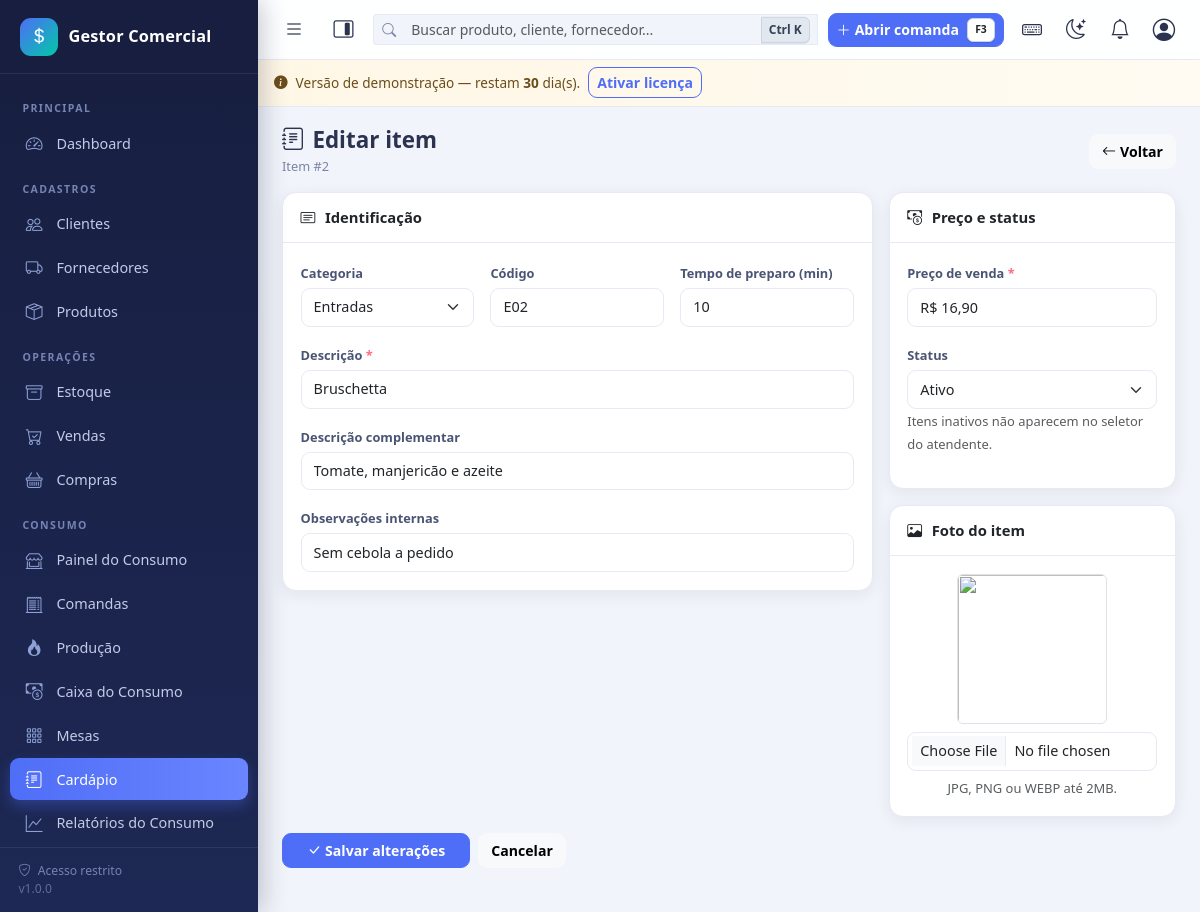
Screenshot of /consumo/cardapio/form.php?id=2 (signed in) with the database file from the repository.
### tables this page shows
CREATE TABLE IF NOT EXISTS `cardapio_itens` (
  `id` int(11) NOT NULL AUTO_INCREMENT,
  `categoria_id` int(11) DEFAULT NULL,
  `codigo` varchar(20) DEFAULT NULL,
  `descricao` varchar(150) NOT NULL,
  `descricao_complementar` varchar(255) DEFAULT NULL,
  `preco` decimal(15,2) NOT NULL DEFAULT 0.00,
  `tempo_preparo` smallint(5) unsigned DEFAULT NULL,
  `observacoes` varchar(255) DEFAULT NULL,
  `foto` varchar(255) DEFAULT NULL,
  `ativo` tinyint(1) NOT NULL DEFAULT 1,
  `criado_em` datetime NOT NULL DEFAULT current_timestamp(),
  `atualizado_em` datetime DEFAULT NULL,
  PRIMARY KEY (`id`),
  UNIQUE KEY `uk_ci_codigo` (`codigo`),
  KEY `ix_ci_categoria` (`categoria_id`),
  KEY `ix_ci_descricao` (`descricao`),
  KEY `ix_ci_ativo` (`ativo`),
  CONSTRAINT `fk_ci_cat` FOREIGN KEY (`categoria_id`)
    REFERENCES `cardapio_categorias` (`id`) ON DELETE SET NULL
);

CREATE TABLE IF NOT EXISTS `cardapio_categorias` (
  `id` int(11) NOT NULL AUTO_INCREMENT,
  `nome` varchar(60) NOT NULL,
  `cor` varchar(7) NOT NULL DEFAULT '#4f6ef7',
  `ordem` smallint(5) NOT NULL DEFAULT 0,
  `ativo` tinyint(1) NOT NULL DEFAULT 1,
  `criado_em` datetime NOT NULL DEFAULT current_timestamp(),
  PRIMARY KEY (`id`),
  UNIQUE KEY `uk_cc_nome` (`nome`),
  KEY `ix_cc_ativo` (`ativo`, `ordem`)
);

### config/database.php (called while the page is built, shortened)
<?php
function db(): PDO
{
    static $pdo = null;
    if ($pdo === null) {
        $dsn = 'mysql:host=' . DB_HOST . ';dbname=' . DB_NAME . ';charset=' . DB_CHARSET;
        try {
            $pdo = new PDO($dsn, DB_USER, DB_PASS, [
                PDO::ATTR_ERRMODE            => PDO::ERRMODE_EXCEPTION,
                PDO::ATTR_DEFAULT_FETCH_MODE => PDO::FETCH_ASSOC,
                PDO::ATTR_EMULATE_PREPARES   => false,
            ]);
        } catch (PDOException $e) {
            error_log('[BANCO] Falha de conexão: ' . $e->getMessage());
            http_response_code(500);
            if (defined('DEV_MODE') && DEV_MODE) {
                exit('Falha na conexão com o banco de dados. Verifique se o MySQL/MariaDB está ativo e se os dados em config/config.php estão corretos.');
            }
            exit('Serviço temporariamente indisponível.');
        }
    }
    return $pdo;
}

### includes/consumo.php (called while the page is built, shortened)
<?php
function cardapio_categorias(bool $somenteAtivas = true): array
{
    $sql = 'SELECT * FROM cardapio_categorias';
    $sql .= ' ORDER BY ordem, nome';
    return db()->query($sql)->fetchAll();
}
function cardapio_item(int $id): ?array
{
    $stmt = db()->prepare('SELECT * FROM cardapio_itens WHERE id = ? LIMIT 1');
    $stmt->execute([$id]);
    return $stmt->fetch() ?: null;
}

### includes/functions.php (called while the page is built, shortened)
<?php
function e($valor): string
{
    return htmlspecialchars((string)$valor, ENT_QUOTES, 'UTF-8');
}
function url(string $caminho = ''): string
{
    return BASE_URL . '/' . ltrim($caminho, '/');
}
function formatar_moeda($valor): string
{
    $casas = (int)obter_config('casas_decimais', '2');
    return obter_config('moeda_simbolo', 'R$') . ' ' . number_format((float)$valor, $casas, ',', '.');
}
function _config_cache($resetar = false)
{
    static $configs = null;
    if ($resetar) {
        $configs = null;
        return;
    }
    if ($configs === null) {
        $configs = [];
        try {
            foreach (db()->query('SELECT chave, valor FROM configs') as $linha) {
                $configs[$linha['chave']] = $linha['valor'];
            }
        } catch (Throwable $e) {
            erro_banco($e, 'obter_config');
        }
    }
    return $configs;
}
function obter_config(string $chave, $padrao = null)
{
    $configs = _config_cache();
    return array_key_exists($chave, $configs) && $configs[$chave] !== null && $configs[$chave] !== ''
        ? $configs[$chave]
        : $padrao;
}

### config/licenca.php (called while the page is built, shortened)
<?php
function licenca_bootstrap(): void
{
    $em = (string)obter_config('licenca_instalado_em', '');
}
function licenca_dias_restantes(): int
{
    $em = (string)obter_config('licenca_instalado_em', '');
    if ($em === '') {
        return LICENCA_DIAS_TRIAL;
    }
    $dt = DateTime::createFromFormat('Y-m-d H:i:s', $em);
    $dias = (int)$dt->diff(new DateTime('now'))->format('%r%a');
    return LICENCA_DIAS_TRIAL - $dias;
}
function licenca_status(): string
{
    $chave = (string)obter_config('licenca_chave', '');
    return licenca_dias_restantes() >= 0 ? 'trial' : 'expirada';
}
function licenca_ativa(): bool
{
    return licenca_status() === 'ativa';
}
function licenca_gate(): void
{
    if (licenca_ativa()) {
        return;
    }
}

### config/config.php (called while the page is built, shortened)
<?php
require_once BASE_PATH . '/config/database.php';
require_once BASE_PATH . '/includes/functions.php';
require_once BASE_PATH . '/includes/consumo.php';
require_once BASE_PATH . '/config/licenca.php';
try {
    licenca_bootstrap();
    licenca_gate();
} catch (Throwable $e) {
    erro_banco($e, 'licenca');
}

### consumo/cardapio/form.php (the view, shortened to what this page needs)
<?php
require_once __DIR__ . '/../../config/config.php';
$id = (int)($_GET['id'] ?? 0);
$edicao = $id > 0;
$item = [
    'id' => 0, 'categoria_id' => '', 'codigo' => '', 'descricao' => '',
    'descricao_complementar' => '', 'preco' => '0,00', 'tempo_preparo' => '',
    'observacoes' => '', 'foto' => '', 'ativo' => 1,
];
if ($edicao) {
    $item = cardapio_item($id);
    $item['preco'] = formatar_moeda($item['preco']);
}
$categorias = cardapio_categorias(false);
include INC . 'header.php';
?>
<div class="page-header">
    <div>
        <h1><i class="bi bi-journal-text me-2"></i><?= $edicao ? 'Editar item' : 'Novo item' ?></h1>
        <span class="subtitulo">
            <?= $edicao ? 'Item #' . (int)$item['id'] : 'Cadastro de item do cardápio' ?>
        </span>
    </div>
    <a href="<?= url('consumo/cardapio/index.php') ?>" class="btn btn-light">
        <i class="bi bi-arrow-left me-1"></i>Voltar
    </a>
</div>
<form method="post" action="<?= url('consumo/cardapio/salvar.php') ?>" class="js-converte" id="formItem" enctype="multipart/form-data">
    <div class="row g-3">
        <div class="col-12 col-lg-8">
            <div class="card mb-3">
                <div class="card-header-custom"><i class="bi bi-card-text"></i>Identificação</div>
                <div class="card-body-custom">
                    <div class="row g-3">
                        <div class="col-12 col-md-4">
                            <label class="form-label" for="categoria_id">Categoria</label>
                            <select class="form-select" id="categoria_id" name="categoria_id">
                                <?php foreach ($categorias as $c): ?>
                                <option value="<?= (int)$c['id'] ?>"
                                        <?= (string)$item['categoria_id'] === (string)$c['id'] ? 'selected' : '' ?>>
                                    <?= e($c['nome']) ?>
                                </option>
                                <?php endforeach; ?>
                            </select>
                        </div>
                        <div class="col-12 col-md-4">
                            <label class="form-label" for="codigo">Código</label>
                            <input type="text" class="form-control" id="codigo" name="codigo"
                                   value="<?= e($item['codigo']) ?>" maxlength="20" placeholder="Ex.: C003">
                        </div>
                        <div class="col-12 col-md-4">
                            <label class="form-label" for="tempo_preparo">Tempo de preparo (min)</label>
                            <input type="text" class="form-control" id="tempo_preparo" name="tempo_preparo"
                                   data-mask="int" value="<?= e((string)($item['tempo_preparo'] ?? '')) ?>"
                                   maxlength="4" placeholder="Ex.: 15">
                        </div>
                        <div class="col-12">
                            <label class="form-label obrigatorio" for="descricao">Descrição</label>
                            <input type="text" class="form-control" id="descricao" name="descricao"
                                   value="<?= e($item['descricao']) ?>" required maxlength="150" autofocus>
                        </div>
                        <div class="col-12">
                            <label class="form-label" for="descricao_complementar">Descrição complementar</label>
                            <input type="text" class="form-control" id="descricao_complementar"
                                   name="descricao_complementar"
                                   value="<?= e((string)($item['descricao_complementar'] ?? '')) ?>"
                                   maxlength="255" placeholder="Ex.: porção para duas pessoas">
                        </div>
                        <div class="col-12">
                            <label class="form-label" for="observacoes">Observações internas</label>
                            <input type="text" class="form-control" id="observacoes" name="observacoes"
                                   value="<?= e((string)($item['observacoes'] ?? '')) ?>" maxlength="255"
                                   placeholder="Ex.: ingredientes, modo de preparo, alternativa">
                        </div>
                    </div>
                </div>
            </div>
        </div>
        <div class="col-12 col-lg-4">
            <div class="card mb-3">
                <div class="card-header-custom"><i class="bi bi-cash-coin"></i>Preço e status</div>
                <div class="card-body-custom">
                    <div class="mb-3">
                        <label class="form-label obrigatorio" for="preco">Preço de venda</label>
                        <input type="text" class="form-control form-control-lg" id="preco" name="preco"
                               data-moeda value="<?= e($item['preco']) ?>" required>
                    </div>
                    <div class="mb-3">
                        <label class="form-label" for="ativo">Status</label>
                        <select class="form-select" id="ativo" name="ativo">
                            <option value="1" <?= (int)$item['ativo'] === 1 ? 'selected' : '' ?>>Ativo</option>
                        </select>
                        <small class="text-muted">Itens inativos não aparecem no seletor do atendente.</small>
                    </div>
                </div>
            </div>
            <div class="card mb-3">
                <div class="card-header-custom"><i class="bi bi-image"></i>Foto do item</div>
                <div class="card-body-custom text-center">
                    <?php if ($edicao && $item['foto'] && file_exists(BASE_PATH . '/' . $item['foto'])): ?>
                    <img src="<?= url($item['foto']) ?>" id="previewFoto" class="rounded mb-2 object-fit-cover"
                         style="width:150px;height:150px" alt="Foto atual">
                    <?php else: ?>
                    <img id="previewFoto"
                         class="rounded mb-2 border" style="width:150px;height:150px;object-fit:cover" alt="">
                    <?php endif; ?>
                    <input type="file" class="form-control form-control-sm" id="foto" name="foto"
                           accept="image/jpeg,image/png,image/webp">
                    <small class="text-muted d-block mt-2">JPG, PNG ou WEBP até 2MB.</small>
                </div>
            </div>
        </div>
    </div>
    <div class="d-flex gap-2 mb-4">
        <button type="submit" class="btn btn-primary px-4">
            <i class="bi bi-check-lg me-1"></i><?= $edicao ? 'Salvar alterações' : 'Cadastrar item' ?>
        </button>
        <a href="<?= url('consumo/cardapio/index.php') ?>" class="btn btn-light">Cancelar</a>
    </div>
</form>
<?php include INC . 'footer.php'; ?>

### assets/css/app.css (style rules this page uses)
:root { --sidebar-w: 258px; --sidebar-bg: linear-gradient(180deg, #171e3f 0%, #1d2854 100%); --accent: #4f6ef7; --accent-2: #00c9a7; --danger-soft: #ff6b81; --bg: #f1f4fa; --card-bg: #ffffff; --card-radius: 14px; --shadow: 0 4px 16px rgba(23, 30, 63, .07); --shadow-lg: 0 10px 30px rgba(23, 30, 63, .12); --text: #2b3350; --muted: #7a84a3; --border: #e6eaf4; --topbar-bg: rgba(255, 255, 255, .92); }
* { box-sizing: border-box; }
html, body { height: 100%; }
body { font-family: "Segoe UI", system-ui, -apple-system, Roboto, Arial, sans-serif; background: var(--bg); color: var(--text); font-size: .925rem; overflow-x: hidden; }
a { text-decoration: none; }
.page-header { display: flex; flex-wrap: wrap; align-items: center; justify-content: space-between; gap: .6rem; margin-bottom: 1rem; }
.page-header h1 { font-size: 1.25rem; font-weight: 700; margin: 0; }
.page-header .subtitulo { color: var(--muted); font-size: .8rem; }
.card { border: 1px solid var(--border); border-radius: var(--card-radius); box-shadow: var(--shadow); background: #fff; }
.card-header-custom { padding: .85rem 1.1rem; font-weight: 600; border-bottom: 1px solid var(--border); display: flex; align-items: center; gap: .6rem; }
.card-body-custom { padding: 1.1rem; }
.form-label { font-size: .8rem; font-weight: 600; color: #4a5474; margin-bottom: .3rem; }
.form-control, .form-select { border-color: var(--border); border-radius: 9px; font-size: .9rem; padding: .48rem .75rem; }
.obrigatorio::after { content: " *"; color: var(--danger-soft); }
.btn { border-radius: 9px; font-size: .88rem; font-weight: 600; }
.btn-primary { background: var(--accent); border-color: var(--accent); }
@media (min-width: 992px) { .page-header h1 { font-size: 1.4rem; } }

### rows the page displays
cardapio_itens: id "2", categoria_id "Entradas", codigo "E02", tempo_preparo "10", descricao "Bruschetta", descricao_complementar "Tomate, manjericão e azeite", observacoes "Sem cebola a pedido", ativo "Ativo"

### other values shown
$nomeEmpresa "Gestor Comercial"
$rotulo "Clientes"
$rotulo "Fornecedores"
$rotulo "Produtos"
$rotulo "Estoque"
$rotulo "Vendas"
$rotulo "Compras"
rotulo_consumo() "CONSUMO"
$rotulo "Painel do Consumo Comandas Produção Caixa do Consumo Mesas Cardápio Relatórios do Consumo"
licenca_dias_restantes() "30"
